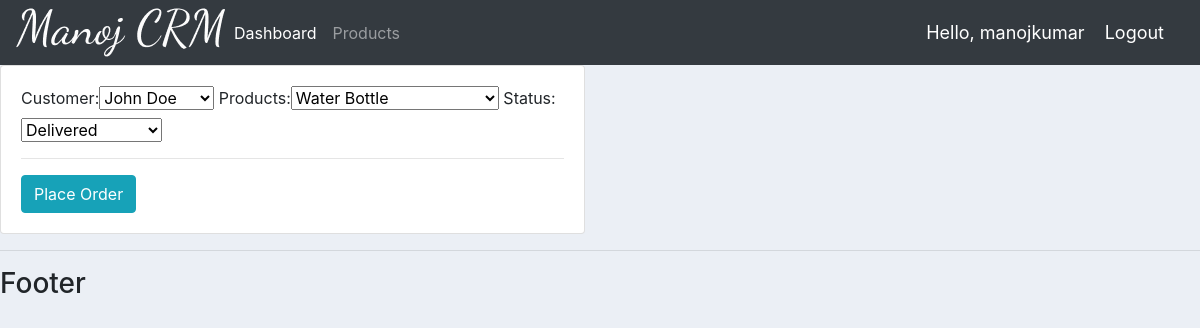
The app's page /update-order/3/ (signed in) with its own data.
### accounts/models.py (models this page shows, shortened)
class Order(models.Model):
	STATUS = (
			('Pending','Pending'),
			('Out for Delivery','Out for Delivery'),
			('Delivered','Delivered'),
		)
	customer = models.ForeignKey(Customer,null=True, on_delete = models.SET_NULL)
	products = models.ForeignKey(Product,null=True, on_delete = models.SET_NULL)
	date_created = models.DateTimeField(auto_now_add=True, null = True)
	status = models.CharField(max_length=200, null=True, choices = STATUS)

### accounts/decorators.py (the view)
		def wrapper_func(request, *args, **kwargs):
			group = None
			if request.user.groups.exists():
				group = request.user.groups.all()[0].name
			if group in allowed_roles:
				return view_func(request, *args, **kwargs)
			else:
				return HttpResponse('You are not authorized to view this page')

### accounts/forms.py
class OrderForm(ModelForm):
	class Meta:
		model = Order
		fields = '__all__'

### accounts/models.py (called while the page is built)
	def __str__(self):
		return self.name

	def __str__(self):
		return self.name

### accounts/views.py (called while the page is built)
@login_required(login_url='login')
@allowed_users(allowed_roles=['admin'])
def updateOrder(request,pk):
	order = Order.objects.get(id = pk)
	form = OrderForm(instance = order)
	if request.method == 'POST':
		form = OrderForm(request.POST, instance = order)
		if form.is_valid():
			form.save()
			return redirect('/')
	context = {'form':form}
	return render(request, 'accounts/update_order.html',context)

### accounts/templates/accounts/update_order.html (shortened to what this page needs)
{% extends 'accounts/main.html' %}
{% load static %}
{% block content %}
<div class="row">
	<div class="col-md-6">
		<div class="card card-body">
			<form action ="" method="POST">
				{{form}}
				<hr>
				<button class="btn btn-small btn-info" type = "submit">Place Order</button>
			</form>
		</div>
	</div>
</div>
{% endblock %}

### accounts/templates/accounts/navbar.html (shortened to what this page needs)
{% load static %}
<nav class="navbar navbar-expand-lg navbar-dark bg-dark">
  <img src="{% static 'images/logo.png' %}">
  <div class="collapse navbar-collapse" id="navbarNav">
    <ul class="navbar-nav">
      <li class="nav-item active">
        <a class="nav-link" href="{% url 'home' %}">Dashboard</a>
      </li>
      <li class="nav-item">
        <a class="nav-link" href="{% url 'products' %}">Products</a>
      </li>
    </ul>
  </div>
   <span class="hello-msg">Hello, {{request.user}}</span>
  <span ><a  class="hello-msg" href="{% url 'logout' %}">Logout</a></span>
</nav>

### static/css/main.css (style rules this page uses)
body { background-color: #ebeff5; }

### accounts/templates/accounts/navbar.html (style rules this page uses)
.hello-msg { font-size: 18px; color: #fff; margin-right: 20px; }

### records on screen
Order: customer "John Doe", products "Water Bottle", status "Delivered"

### other values on screen
{{ request.user }} "manojkumar"
